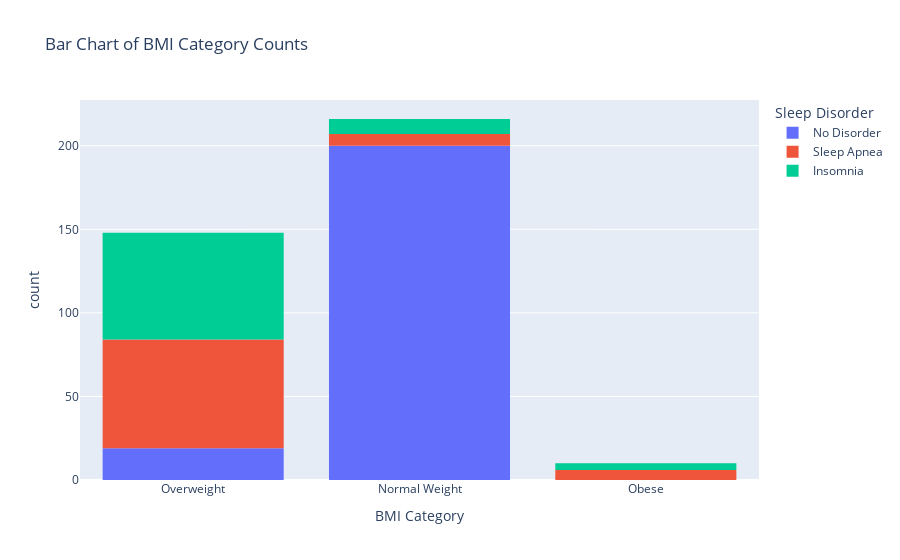

Here is the notebook cell this chart was saved with:
### Markdown cell above
Representaciones visuales de los datos, son una forma mas amigable de visualizar nuestro dataset.

### Code cell
# conteo de cada categoria por valor de IMC

fig = px.histogram(data_frame=df, x = 'BMI Category', color = 'Sleep Disorder', title='Bar Chart of BMI Category Counts')
fig.show()

### Figure 1 — Plotly figure (JSON) as saved in the notebook; plotly's stock layout.template omitted (floating-point values rounded to 4 significant figures; data arrays with more than 128 entries replaced by an {"elided": "..."} marker saying what was removed)
{"data": [{"bingroup": "x", "hovertemplate": "Sleep Disorder=No Disorder<br>BMI Category=%{x}<br>count=%{y}<extra></extra>", "legendgroup": "No Disorder", "marker": {"color": "#636efa", "pattern": {"shape": ""}}, "name": "No Disorder", "orientation": "v", "showlegend": true, "type": "histogram", "x": {"elided": "219 str values"}, "xaxis": "x", "yaxis": "y"}, {"bingroup": "x", "hovertemplate": "Sleep Disorder=Sleep Apnea<br>BMI Category=%{x}<br>count=%{y}<extra></extra>", "legendgroup": "Sleep Apnea", "marker": {"color": "#EF553B", "pattern": {"shape": ""}}, "name": "Sleep Apnea", "orientation": "v", "showlegend": true, "type": "histogram", "x": ["Obese", "Obese", "Normal Weight", "Normal Weight", "Normal Weight", "Normal Weight", "Overweight", "Overweight", "Obese", "Overweight", "Normal Weight", "Normal Weight", "Obese", "Overweight", "Overweight", "Normal Weight", "Overweight", "Overweight", "Overweight", "Overweight", "Overweight", "Overweight", "Overweight", "Overweight", "Overweight", "Overweight", "Obese", "Obese", "Overweight", "Overweight", "Overweight", "Overweight", "Overweight", "Overweight", "Overweight", "Overweight", "Overweight", "Overweight", "Overweight", "Overweight", "Overweight", "Overweight", "Overweight", "Overweight", "Overweight", "Overweight", "Overweight", "Overweight", "Overweight", "Overweight", "Overweight", "Overweight", "Overweight", "Overweight", "Overweight", "Overweight", "Overweight", "Overweight", "Overweight", "Overweight", "Overweight", "Overweight", "Overweight", "Overweight", "Overweight", "Overweight", "Overweight", "Overweight", "Overweight", "Overweight", "Overweight", "Overweight", "Overweight", "Overweight", "Overweight", "Overweight", "Overweight", "Overweight"], "xaxis": "x", "yaxis": "y"}, {"bingroup": "x", "hovertemplate": "Sleep Disorder=Insomnia<br>BMI Category=%{x}<br>count=%{y}<extra></extra>", "legendgroup": "Insomnia", "marker": {"color": "#00cc96", "pattern": {"shape": ""}}, "name": "Insomnia", "orientation": "v", "showlegend": true, "type": "histogram", "x": ["Obese", "Obese", "Normal Weight", "Normal Weight", "Normal Weight", "Normal Weight", "Overweight", "Normal Weight", "Overweight", "Normal Weight", "Overweight", "Overweight", "Overweight", "Overweight", "Overweight", "Overweight", "Overweight", "Overweight", "Overweight", "Overweight", "Overweight", "Overweight", "Overweight", "Overweight", "Overweight", "Overweight", "Normal Weight", "Normal Weight", "Overweight", "Overweight", "Overweight", "Overweight", "Overweight", "Overweight", "Overweight", "Overweight", "Overweight", "Overweight", "Overweight", "Overweight", "Overweight", "Overweight", "Overweight", "Overweight", "Overweight", "Overweight", "Overweight", "Overweight", "Overweight", "Overweight", "Overweight", "Overweight", "Overweight", "Overweight", "Overweight", "Overweight", "Overweight", "Overweight", "Overweight", "Overweight", "Overweight", "Overweight", "Overweight", "Overweight", "Overweight", "Overweight", "Overweight", "Obese", "Obese", "Overweight", "Overweight", "Overweight", "Overweight", "Overweight", "Overweight", "Overweight", "Normal Weight"], "xaxis": "x", "yaxis": "y"}], "layout": {"barmode": "relative", "legend": {"title": {"text": "Sleep Disorder"}, "tracegroupgap": 0}, "title": {"text": "Bar Chart of BMI Category Counts"}, "xaxis": {"anchor": "y", "domain": [0, 1], "title": {"text": "BMI Category"}}, "yaxis": {"anchor": "x", "domain": [0, 1], "title": {"text": "count"}}}}
